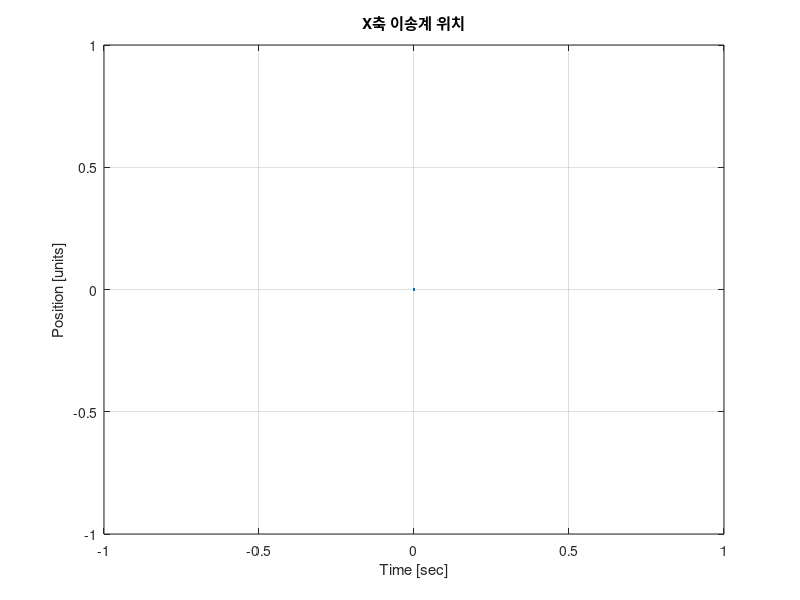
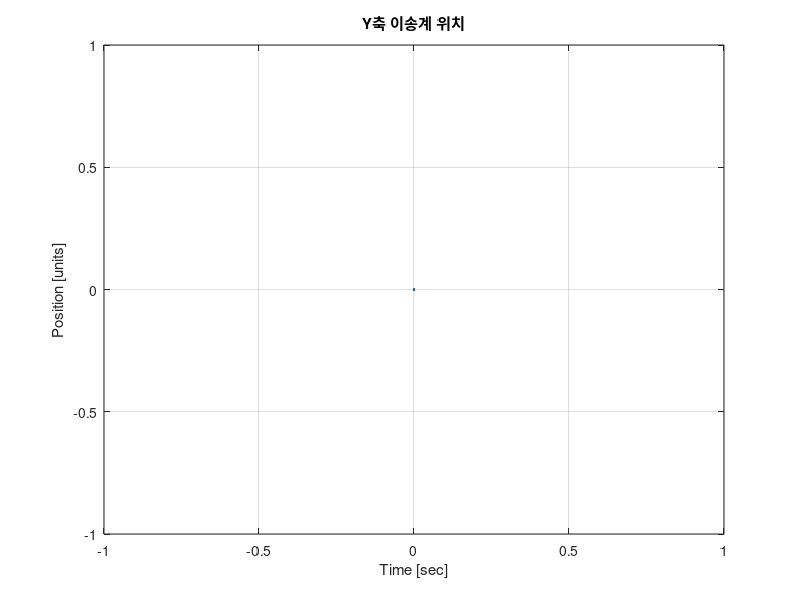

Write MATLAB code to recreate these figures, in order. (Note: this script raises an error after producing the figures.)
clc;
clear all;

% 초기화
commands = cell(5, 1); % 최대 5개의 명령을 저장할 셀 배열
data = []; % 데이터를 저장할 행렬 (명령과 관련된 값들 저장)

global target_position_x; % 구조체에 전달할 포지션
global target_position_y; 
global current_position_x; % 현재 위치 최신화(각 함수 끝단에서)
global current_position_y;

% 시간 설정
global time_lap; 
global time_rate;

time_rate=0.2;      % 가속구간 비율
time_lap =30;       % 각 이동시간

current_position_x =0;
current_position_y =0;
target_position_x = 0;
target_position_y = 0;


% 최대 5번 입력 받기
for i = 1:5
    % 사용자 입력 받기
    userInput = input('Enter command (e.g., G01 X10 Y20;): ', 's');
    commands{i} = userInput; % 입력 명령 저장
    
    % G01 처리
    if startsWith(userInput, 'G01')
        tokens = regexp(userInput, 'G01 X(-?\d+) Y(-?\d+);', 'tokens');
        if ~isempty(tokens)
            x = str2double(tokens{1}{1});
            y = str2double(tokens{1}{2});
            data = [data; i, 1, x, y, NaN]; % i: 명령 순서, 1: G01, NaN: R 값 없음
        end
    
    % G02 처리
    elseif startsWith(userInput, 'G02')
        tokens = regexp(userInput, 'G02 X(-?\d+) Y(-?\d+) R(\d+);', 'tokens');
        if ~isempty(tokens)
            x = str2double(tokens{1}{1});
            y = str2double(tokens{1}{2});
            r = str2double(tokens{1}{3});
            data = [data; i, 2, x, y, r]; % i: 명령 순서, 2: G02
            % disp('CW'); % G02는 'CW' 출력
        end
    
    % G03 처리
    elseif startsWith(userInput, 'G03')
        tokens = regexp(userInput, 'G03 X(-?\d+) Y(-?\d+) R(\d+);', 'tokens');
        if ~isempty(tokens)
            x = str2double(tokens{1}{1});
            y = str2double(tokens{1}{2});
            r = str2double(tokens{1}{3});
            data = [data; i, 3, x, y, r]; % i: 명령 순서, 3: G03
            % disp('CCW'); % G03은 'CCW' 출력
        end
    else
        disp('Invalid command. Please try again.');
    end
end

% 결과 출력
disp('Commands received:');
disp(commands);

disp('Data stored (row format: [Order, CommandType, X, Y, R]):');
disp(data);


for i = 1:size(data, 1)
    commandType = data(i, 2); % 명령어 타입 (1: G01, 2: G02, 3: G03)
    x = data(i, 3);          % X 값
    y = data(i, 4);          % Y 값
    r = data(i, 5);          % R 값 (NaN일 수 있음)
    
    switch commandType
        case 1 % G01
            G01(x, y);
        case 2 % G02
            G023(x, y, r, 2);
        case 3 % G03
            G023(x, y, r, 3);
    end

end



all_time = (0:0.001:length(target_position_x)/1000-0.001)'; % plot 할때 쓰는 전체시간

% 1. 속도 프로파일
% figure;
% plot(time, x_velocity, 'LineWidth', 2);
% hold on;
% plot(time, y_velocity, 'LineWidth', 2);
% title('Velocity Profile');
% xlabel('Time [sec]');
% ylabel('Velocity [units/sec]');
% legend('X-axis Velocity', 'Y-axis Velocity');
% grid on;

% 2. x축 이송계 위치
figure;
plot(all_time, target_position_x, 'LineWidth', 2);
title('X축 이송계 위치');
xlabel('Time [sec]');
ylabel('Position [units]');
grid on;

% 3. y축 이송계 위치
figure;
plot(all_time, target_position_y, 'LineWidth', 2);
title('Y축 이송계 위치');
xlabel('Time [sec]');
ylabel('Position [units]');
grid on;

x_point = data(:, 3);  % 각 행의 3번째 열 (x좌표)
y_point = data(:, 4);  % 각 행의 4번째 열 (y좌표)

colors = {'r', [1, 0.5, 0], 'y', 'g', 'b'};  % 빨강, 주황, 노랑, 초록, 파랑

% x,y 2D
figure;
plot(target_position_x, target_position_y, 'LineWidth', 2);
hold on;
% 점 추가 플로팅
for i = 1:length(x_point)
    plot(x_point(i), y_point(i), 'o', 'MarkerSize', 10, 'MarkerFaceColor', colors{i}, 'MarkerEdgeColor', 'k');
    % 레이블 추가
end

title('X-Y Position Trajectory');
xlabel('X Position [units]');
ylabel('Y Position [units]');
grid on;

% X-Y 궤적을 Simulink로 전송할 데이터 구조 생성
data_x.time = all_time;
data_x.signals.values = target_position_x;
data_x.signals.dimensions = 1;

data_y.time = all_time;
data_y.signals.values = target_position_y;
data_y.signals.dimensions = 1;

tot_time= (length(target_position_x)/1000-0.001);
% disp('Total Time: %.3f\n',tot_time);

tot_time